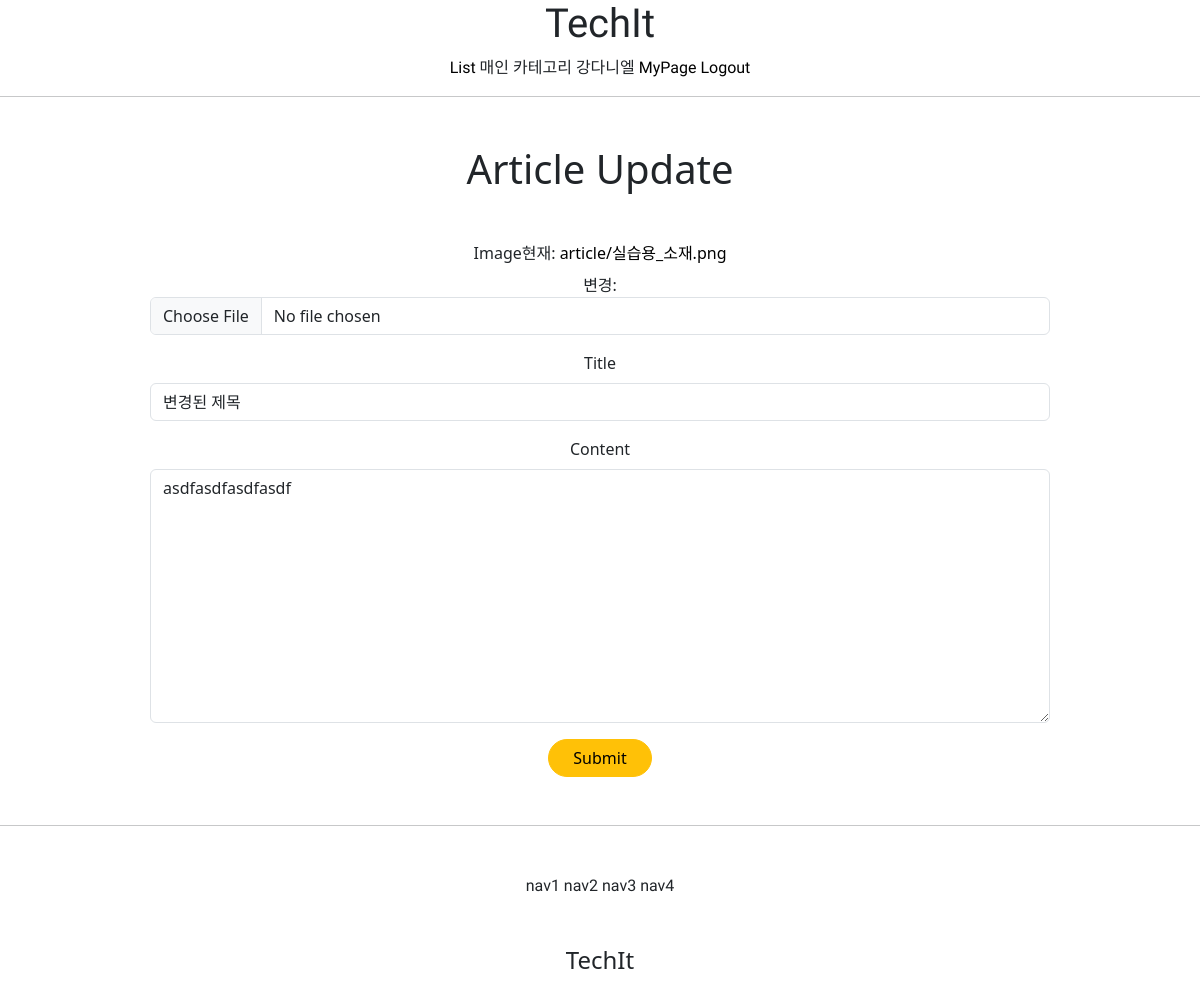
The app's page /articles/update/3 (signed in), older data.
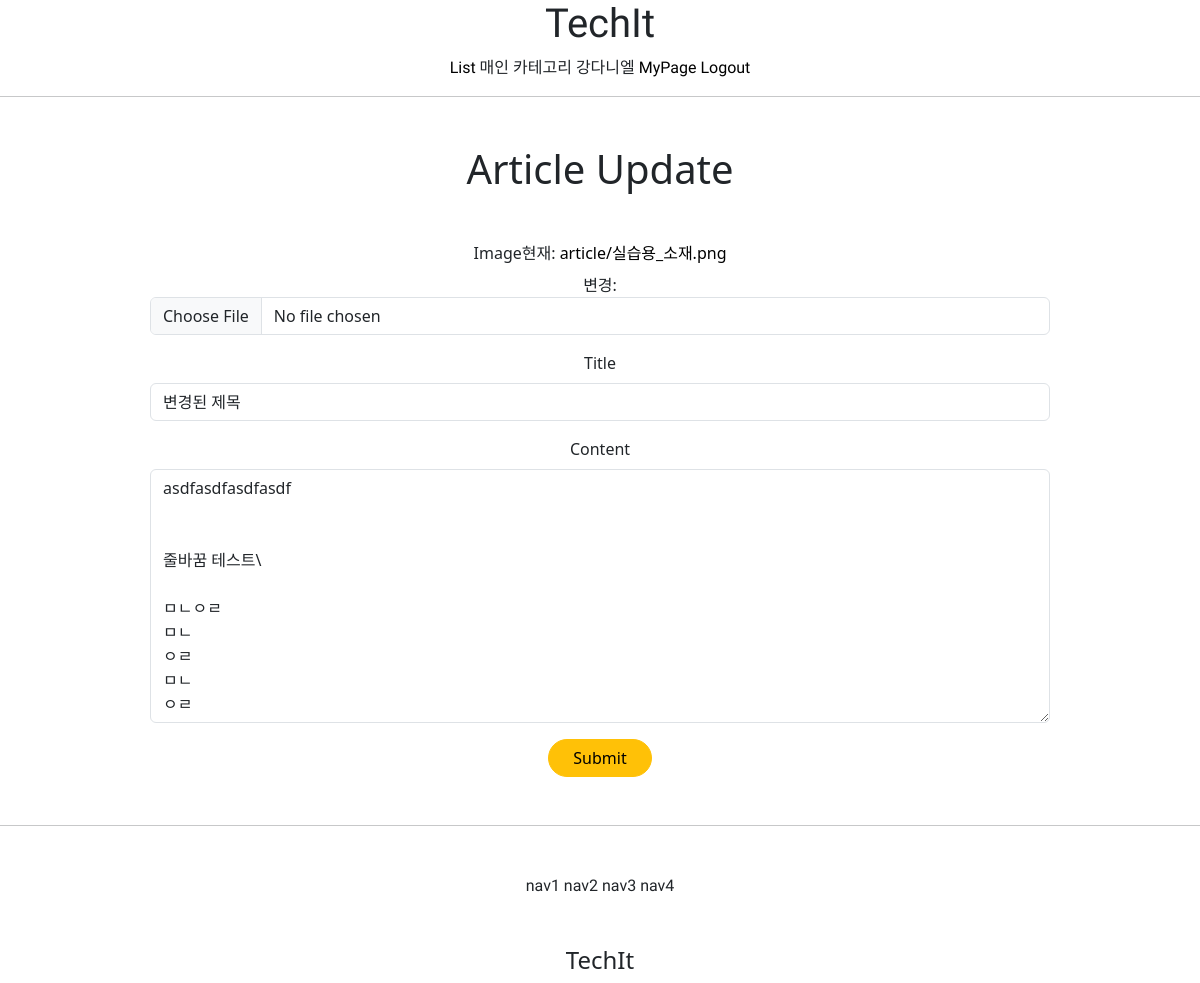
The same page, newer data.
### articleapp/models.py (models this page shows)
class Article(models.Model):
    image = models.ImageField(upload_to='article/', null=False)
    title = models.CharField(max_length=255, null=False)
    content = models.TextField(null=True)
    like = models.IntegerField(default=0)
    writer = models.ForeignKey(User, on_delete=models.SET_NULL, null=True)
    created_at = models.DateTimeField(auto_now_add=True)
    updated_at = models.DateTimeField(auto_now=True)

### articleapp/views.py (the view, shortened to what this page needs)
# urls.py: path('update/<int:pk>', ArticleUpdateView.as_view(), name="update"),
@method_decorator(article_ownership_required, 'get')
@method_decorator(article_ownership_required, 'post')
class ArticleUpdateView(UpdateView):
    model = Article
    form_class = ArticleForm
    context_object_name = 'target_article'
    template_name = 'articleapp/update.html'

### articleapp/forms.py
class ArticleForm(ModelForm):
    title = forms.CharField(widget=forms.TextInput(attrs={'placeholder': '제목'}))
    class Meta:
        model = Article
        fields = [
            'image',
            'title',
            'content',
        ]

### articleapp/templates/articleapp/update.html (shortened to what this page needs)
{% extends 'base.html' %}
{% load bootstrap4 %}
{% block content %}
<div class="my-5 text-center">
    <div class="my-5">
        <h1>
            Article Update
        </h1>
    </div>
    <div style="max-width: 900px; margin: auto">
        <form action="{% url 'articleapp:update' pk=target_article.pk %}"
              method="post"
              enctype="multipart/form-data">
            {% bootstrap_form form %}
            <button class="btn btn-warning rounded-pill px-4"
                    type="submit">
                Submit
            </button>
        </form>
    </div>
</div>
{% endblock %}

Row changes from the older to the newer data that the page shows:
changed Article "변경된 제목": content "asdfasdfasdfasdf" → "asdfasdfasdfasdf 줄바꿈 테스트\\ ㅁㄴㅇㄹ ㅁㄴ ㅇㄹ ㅁㄴ ㅇㄹ"
